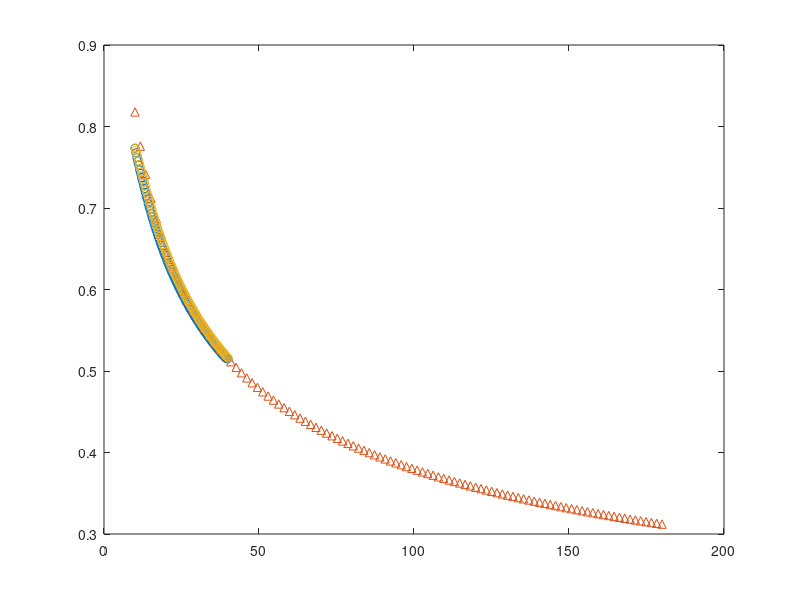

Source code (MATLAB): (Note: this script raises an error after producing the figure.)
clc
clear

% init para
g = 9.8;
sc = deg2rad(20);
rint = 2.5e-3;
Qstar = 3e-5; % init Q flow rate
qstar = Qstar/(2*pi);
uint = (2*qstar)/(rint^2);
q0 = qstar/(uint*(rint^2));



nu = 50e-6; % kinematic viscosity \nu=\mu/\rho

R0 = uint*rint/nu; % 2*R0 = Rej
F0 = sqrt((uint^2)/(g*rint*cos(sc)));

% FA = 1;

c1 = 2*27/35;
c2 = 3;

Aint = 40;
Aend = 10; % inverse cal

% call ode45 func
Hint = (((F0^2)/R0)*c2*q0/(Aint*tan(sc)))^(1/3);

    % y -> H ; x -> A
    yprime = @(x,y) (c1*(q0^2).*y+(1/F0^2)*tan(sc).*(y.^3).*(x.^3)-(1/R0)*c2*q0.*(x.^2))/((1/F0^2).*(y.^3).*(x.^3)-c1*(q0^2).*x);

% Aspan = [Aint Aend];
Nspace = 100;
Aspan = linspace(Aint,Aend,Nspace);

[x,y] = ode45(yprime,Aspan,Hint);

U = q0./(y.*x);

    % figure()
    plot(x,y,'o')
    hold on

%%
    % create ideal H(A) and U(A) distribution
    Nspace = 100;
    AA = linspace(Aint+140,Aend,Nspace);
    HA = (((F0^2)/R0)*c2*q0./(AA.*tan(sc))).^(1/3);
    UUA = q0./(HA.*AA);
    
    plot(AA,HA,'^')
    hold on
%     plot(AA,UUA,'^')
%     hold on
    
    % res plot between ideal and real H(A)
%     figure()
%     plot(AA,HA-y','-o')
%     hold on
%%
% use 'init' conidtion to solve ode45
clc

    YQprime = @(x,y)-((c1*(q0^2).*y+(1/F0^2)*tan(sc).*(y.^3).*(x.^3)-(1/R0)*c2*q0.*(x.^2))/((1/F0^2).*(y.^3).*(x.^3)-c1*(q0^2).*x));
Nspace = 100;
AsQ = flip(Aspan);

[X,Y] = ode45(YQprime,AsQ,y(end,1));
    plot(X,Y,'o')
    hold on
    
    
%%
clc
% Apply FA to \nu
Acint = 180;
Acend = 10;
Ncspace = 400;

Ac = linspace(Acint,Acend,Ncspace);
% plot(Ac,'o')
% hold on

Ac1 = Ac(1,1:end/2);
Ac2 = Ac(1,(end/2)+1:end);

AcM = Ac(1,end/2);
% plot(Ac1,'o')
% hold on 
% plot(Ac2,'o')
% hold on

% FA1 = ones(1,length(Ac2));
% FA2 = exp((Ac1-(AcM))./(AcM/4));
% FA = [FA2 FA1];

% plot(Ac,FA,'o')
% hold on

% NUc = nu.*FA; 

% Rc0 = uint*rint./NUc; % modified Rc0


%     Yprime = @(X,Y)(((c1*(q0^2).*Y+(1/F0^2)*tan(sc).*(Y.^3).*X.^3)-(1./Rc0).*c2*q0.*(X.^2))/((1/F0^2).*(Y.^3).*(X.^3)-c1*(q0^2).*X));
% Yprime = @(X,Y) piecefunc(X);
AcF = flip(Ac);

[X,Y] = ode45(@piecefunc,AcF,y(end,1));

UUc = q0./(Y.*X);

    % figure()
    plot(X,Y,'o')
    hold on
    xlabel('A')
    ylabel('H')
    legend('ideal','damp1.4','damp10')
    
%     plot(X,UUc,'o')
%     hold on
%     legend('ideal','damp1.4','damp10')
%     xlabel('A')
%     ylabel('U')
    
    function Yprime = piecefunc(X,Y)
    
        % init para
        g = 9.8;
        sc = deg2rad(20);
        rint = 2.5e-3;
        Qstar = 3e-5; 
        qstar = Qstar/(2*pi);
        uint = (2*qstar)/(rint^2);
        q0 = qstar/(uint*(rint^2));

        nu = 50e-6; 

        R0 = uint*rint/nu; 
        F0 = sqrt((uint^2)/(g*rint*cos(sc)));

        c1 = 2*27/35;
        c2 = 3;

        Acint = 180;
        Acend = 10;
        Ncspace = 100;
        Ac = linspace(Acint,Acend,Ncspace);

        AcM = Ac(1,end/2);
         
        if X <= AcM
            
            Yprime = -((c1*(q0^2).*Y+(1/F0^2)*tan(sc).*(Y.^3).*X.^3)-(1/R0).*c2*q0.*(X.^2))/((1/F0^2).*(Y.^3).*(X.^3)-c1*(q0^2).*X);
        else
            FA = exp((X-(AcM))./(AcM/10));
            NUc = nu.*FA;
            Rc0 = uint*rint./NUc;
            
%             Yprime = 0;
            Yprime = -((c1*(q0^2).*Y+(1/F0^2)*tan(sc).*(Y.^3).*X.^3)-(1/Rc0).*c2*q0.*(X.^2))/((1/F0^2).*(Y.^3).*(X.^3)-c1*(q0^2).*X);
        end
    end


